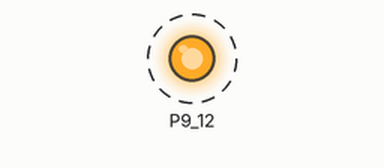
The program below on a simulated BeagleBone Black. Shown: output pins drawn as LEDs (lit = HIGH). Dashed ring = blinking.

Above: at 0.5 s.
Timing chart, 0 to 4.6 s (numbered marks = the images above):
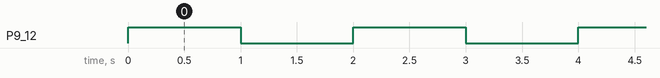

Measured:
- by itself, P9_12: alternates HIGH for 1.0 s and LOW for 1.0 s

The program:

main.py
```python
import Adafruit_BBIO.GPIO as GPIO
import time

GPIO.setup("P9_12", GPIO.OUT)

while True:
	GPIO.output("P9_12", GPIO.HIGH)
	time.sleep(1)
	GPIO.output("P9_12", GPIO.LOW)
	time.sleep(1)

GPIO.cleanup()
```
